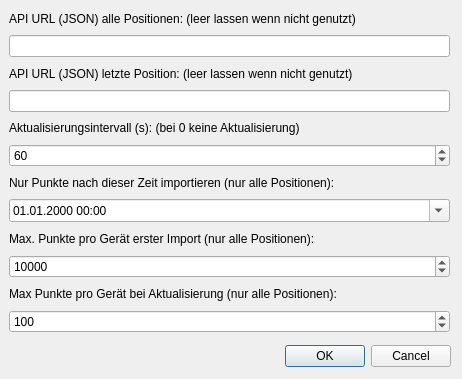
<?xml version="1.0" encoding="UTF-8"?>
<ui version="4.0">
 <class>NextcloudPhonetrackDialogBase</class>
 <widget class="QDialog" name="NextcloudPhonetrackDialogBase">
  <property name="geometry">
   <rect>
    <x>0</x>
    <y>0</y>
    <width>462</width>
    <height>379</height>
   </rect>
  </property>
  <property name="windowTitle">
   <string>Nextcloud Phonetrack Link</string>
  </property>
  <widget class="QDialogButtonBox" name="button_box">
   <property name="geometry">
    <rect>
     <x>110</x>
     <y>340</y>
     <width>341</width>
     <height>32</height>
    </rect>
   </property>
   <property name="orientation">
    <enum>Qt::Horizontal</enum>
   </property>
   <property name="standardButtons">
    <set>QDialogButtonBox::Cancel|QDialogButtonBox::Ok</set>
   </property>
  </widget>
  <widget class="QWidget" name="verticalLayoutWidget">
   <property name="geometry">
    <rect>
     <x>9</x>
     <y>9</y>
     <width>441</width>
     <height>324</height>
    </rect>
   </property>
   <layout class="QVBoxLayout" name="verticalLayout">
    <item>
     <widget class="QLabel" name="label">
      <property name="text">
       <string>API URL (JSON) alle Positionen: (leer lassen wenn nicht genutzt)</string>
      </property>
     </widget>
    </item>
    <item>
     <widget class="QLineEdit" name="urlAllPositions"/>
    </item>
    <item>
     <widget class="QLabel" name="label_2">
      <property name="text">
       <string>API URL (JSON) letzte Position: (leer lassen wenn nicht genutzt)</string>
      </property>
     </widget>
    </item>
    <item>
     <widget class="QLineEdit" name="urlLastPosition"/>
    </item>
    <item>
     <widget class="QLabel" name="label_3">
      <property name="text">
       <string>Aktualisierungsintervall (s): (bei 0 keine Aktualisierung)</string>
      </property>
     </widget>
    </item>
    <item>
     <widget class="QSpinBox" name="intervallSpinner">
      <property name="maximum">
       <number>300</number>
      </property>
      <property name="value">
       <number>60</number>
      </property>
     </widget>
    </item>
    <item>
     <widget class="QLabel" name="label_4">
      <property name="text">
       <string>Nur Punkte nach dieser Zeit importieren (nur alle Positionen):</string>
      </property>
     </widget>
    </item>
    <item>
     <widget class="QDateTimeEdit" name="importafter">
      <property name="date">
       <date>
        <year>2000</year>
        <month>1</month>
        <day>1</day>
       </date>
      </property>
      <property name="minimumDate">
       <date>
        <year>1770</year>
        <month>1</month>
        <day>1</day>
       </date>
      </property>
      <property name="displayFormat">
       <string>dd.MM.yyyy HH:mm</string>
      </property>
      <property name="calendarPopup">
       <bool>true</bool>
      </property>
     </widget>
    </item>
    <item>
     <widget class="QLabel" name="label_5">
      <property name="text">
       <string>Max. Punkte pro Gerät erster Import (nur alle Positionen):</string>
      </property>
     </widget>
    </item>
    <item>
     <widget class="QSpinBox" name="maxInitialSync">
      <property name="maximum">
       <number>1000000</number>
      </property>
      <property name="value">
       <number>10000</number>
      </property>
     </widget>
    </item>
    <item>
     <widget class="QLabel" name="label_6">
      <property name="text">
       <string>Max Punkte pro Gerät bei Aktualisierung (nur alle Positionen):</string>
      </property>
     </widget>
    </item>
    <item>
     <widget class="QSpinBox" name="maxSync">
      <property name="maximum">
       <number>1000000</number>
      </property>
      <property name="value">
       <number>100</number>
      </property>
     </widget>
    </item>
   </layout>
  </widget>
 </widget>
 <resources/>
 <connections>
  <connection>
   <sender>button_box</sender>
   <signal>accepted()</signal>
   <receiver>NextcloudPhonetrackDialogBase</receiver>
   <slot>accept()</slot>
   <hints>
    <hint type="sourcelabel">
     <x>20</x>
     <y>20</y>
    </hint>
    <hint type="destinationlabel">
     <x>20</x>
     <y>20</y>
    </hint>
   </hints>
  </connection>
  <connection>
   <sender>button_box</sender>
   <signal>rejected()</signal>
   <receiver>NextcloudPhonetrackDialogBase</receiver>
   <slot>reject()</slot>
   <hints>
    <hint type="sourcelabel">
     <x>20</x>
     <y>20</y>
    </hint>
    <hint type="destinationlabel">
     <x>20</x>
     <y>20</y>
    </hint>
   </hints>
  </connection>
 </connections>
</ui>
